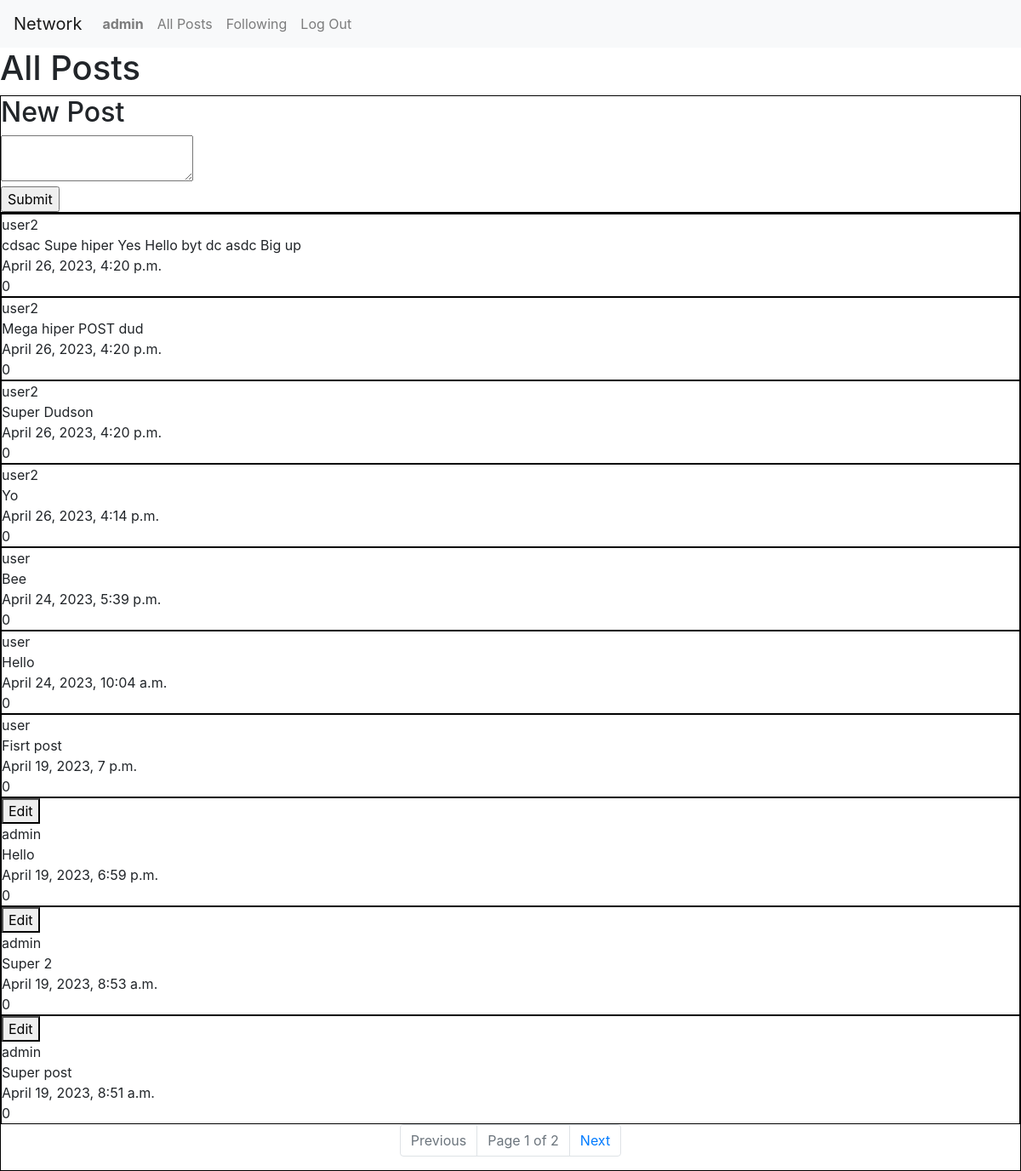
Screenshot of / (signed in) with the database file from the repository.
### network/models.py (models this page shows, shortened)
class User(AbstractUser):
    pass

class Post(models.Model):
    body = models.CharField(max_length=640)                                         # Post text
    date = models.DateTimeField(auto_now_add=True)                                  # Creation date
    date_edit = models.DateTimeField(auto_now=True, blank=True)                     # Edit date
    user = models.ForeignKey(User, on_delete=models.CASCADE)                        # User
    likes = models.ManyToManyField(User, blank=True, related_name="users_likes")    # Likes

### network/views.py (the view)
# urls.py: path("", views.index, name="index"),
def index(request):
    user = get_object_or_404(User, username = request.user)
    posts = Post.objects.all()
    posts = posts.order_by("-date").all()
    paginator = Paginator(posts, 10)
    page_number = request.GET.get('page')
    page_obj = paginator.get_page(page_number)
    return render(request, "network/index.html", {
        "page_obj": page_obj,
        "likes": 0
    })

### network/templates/network/index.html (shortened to what this page needs)
{% extends "network/layout.html" %}
{% block body %}
<div id="index_div">
    <h1>All Posts</h1>
    {% if user.is_authenticated %}
        <div class="new_post">
            <div class="new_post_title">
                <h2 id="new_post_h2">New Post</h2>
            </div>
            <form id="new_post_form">
                <div class="new_post_text">
                    <textarea id="new_post_text"></textarea>
                </div>
                <div class="new_post_button">
                    <input type="submit" id="new_post_button"></input>
                </div>
            </form>
        </div>
    {% endif%}
    <div id="all_posts">
        {% for post in page_obj %}
        <div class="post">
            {% if request.user == post.user %}
                <button class="edit_button" value="{{ post.id }}">Edit</button>
            {% endif %}
            <div class="post_user">{{ post.user }}</div>
            <div class="post_body">{{ post.body }}</div>
            <div class="post_date">{{ post.date }}</div>
            <div class="post_likes">{{ likes }}</div>
        </div>
        {% endfor %}
        <nav aria-label="Page navigation example">
            <ul class="pagination justify-content-center">
            {% if page_obj.has_previous %}
                <li class="page-item"><a class="page-link" href="?page={{ page_obj.previous_page_number }}">Previous</a></li>
            {% else %}
                <li class="page-item disabled"><a class="page-link">Previous</a></li>
            {% endif %}
                <li class="page-item disabled"><a class="page-link">Page {{ page_obj.number }} of {{ page_obj.paginator.num_pages }}</a></li>
            {% if page_obj.has_next %}
                <li class="page-item"><a class="page-link" href="?page={{ page_obj.next_page_number }}">Next</a></li>
            {% else %}
                <li class="page-item disabled"><a class="page-link">Next</a></li>
            {% endif %}
            </ul>
        </nav>
    </div>
</div>
{% endblock %}

### network/templates/network/layout.html (shortened to what this page needs)
{% load static %}
<!DOCTYPE html>
<html lang="en">
    <head>
        <link rel="stylesheet" href="https://stackpath.bootstrapcdn.com/bootstrap/4.4.1/css/bootstrap.min.css">
        <link href="{% static 'network/styles.css' %}" rel="stylesheet">
    </head>
    <body>
        <nav class="navbar navbar-expand-lg navbar-light bg-light">
            <a class="navbar-brand" href="#">Network</a>
            <div>
              <ul class="navbar-nav mr-auto">
                {% if user.is_authenticated %}
                    <li class="nav-item">
                        <a class="nav-link" href="{% url 'profile' user %}"><strong>{{ user.username }}</strong></a>
                    </li>
                {% endif %}
                <li class="nav-item">
                  <a class="nav-link" href="{% url 'index' %}">All Posts</a>
                </li>
                {% if user.is_authenticated %}
                    <li class="nav-item">
                        <a class="nav-link" href="{% url 'following' %}">Following</a>
                    </li>
                    <li class="nav-item">
                        <a class="nav-link" href="{% url 'logout' %}">Log Out</a>
                    </li>
                {% endif %}
              </ul>
            </div>
          </nav>
        <div class="body">
            {% block body %}
            {% endblock %}
        </div>
    </body>
</html>

### network/static/network/styles.css (style rules this page uses)
.new_post { border: 1px solid black; }
#all_posts { border: 1px solid black; }
.post { border: 1px solid black; }

### rows the page displays
User: username "admin"
Post: user "user2", body "cdsac Supe hiper Yes Hello byt dc asdc Big up", date "April 26, 2023, 4:20 p.m.", likes "0"
Post: user "user2", body "Mega hiper POST dud", date "April 26, 2023, 4:20 p.m.", likes "0"
Post: user "user2", body "Super Dudson", date "April 26, 2023, 4:20 p.m.", likes "0"
Post: user "user2", body "Yo", date "April 26, 2023, 4:14 p.m.", likes "0"
Post: user "user", body "Bee", date "April 24, 2023, 5:39 p.m.", likes "0"
Post: user "user", body "Hello", date "April 24, 2023, 10:04 a.m.", likes "0"
Post: user "user", body "Fisrt post", date "April 19, 2023, 7 p.m.", likes "0"
Post: {{ post.id }} 4 (drawn), user "admin", body "Hello", date "April 19, 2023, 6:59 p.m.", likes "0"
Post: {{ post.id }} 3 (drawn), user "admin", body "Super 2", date "April 19, 2023, 8:53 a.m.", likes "0"
Post: {{ post.id }} 2 (drawn), user "admin", body "Super post", date "April 19, 2023, 8:51 a.m.", likes "0"

### other values shown
{{ page_obj.number }} "1"
{{ page_obj.paginator.num_pages }} "2"
